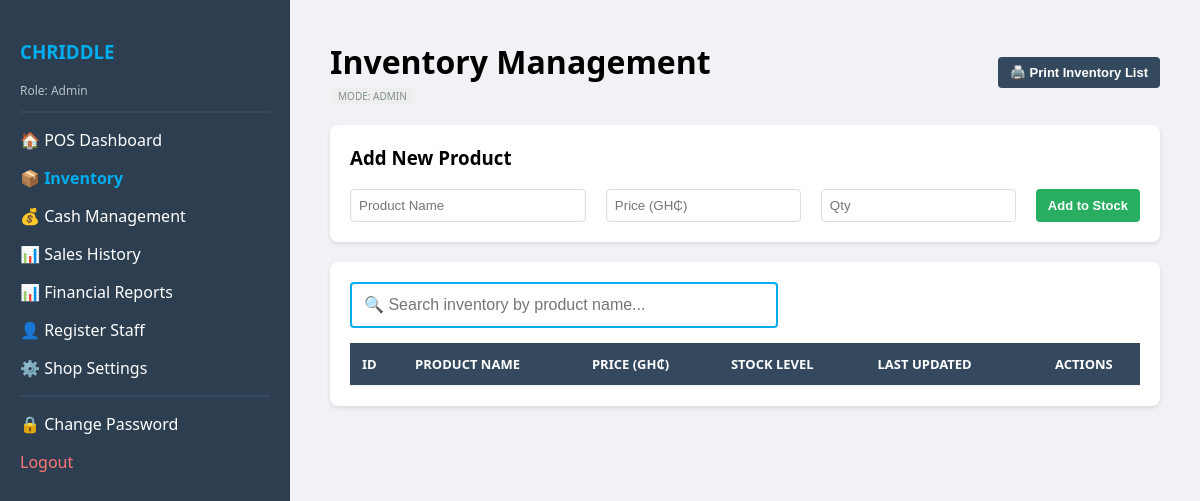
Before: /inventory (signed in) with the older database file.
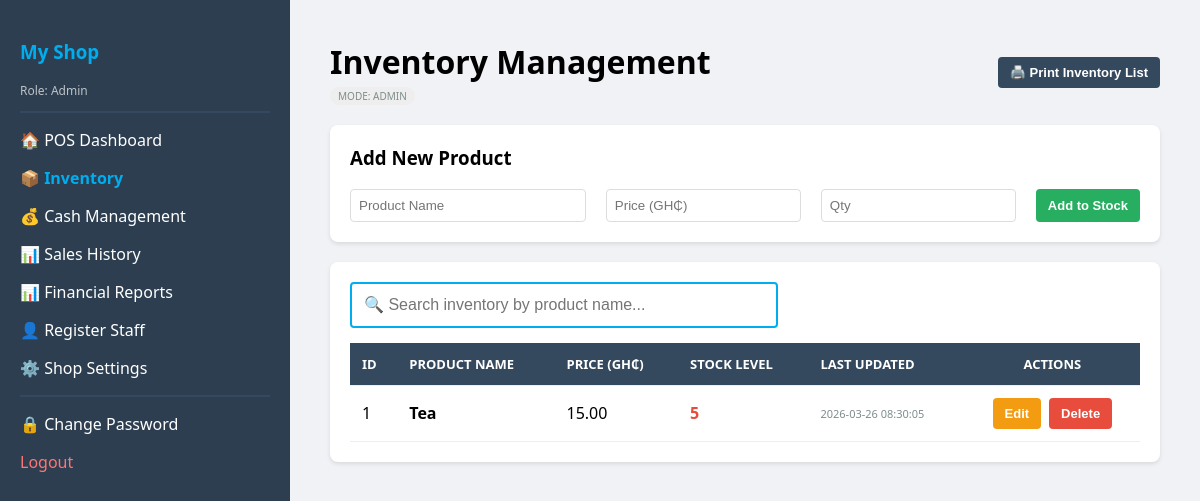
After: the same page with the newer database file.
### tables this page shows
CREATE TABLE shop_settings (
            id INTEGER PRIMARY KEY,
            shop_name TEXT,
            logo_path TEXT,
            tax_rate REAL DEFAULT 0.0,
            currency TEXT DEFAULT '$',
            delete_grace_period INTEGER DEFAULT 7,
            address TEXT,
            contact_number TEXT);

CREATE TABLE products (
            id INTEGER PRIMARY KEY AUTOINCREMENT, 
            name TEXT NOT NULL,
            category TEXT DEFAULT 'General', 
            sell_price REAL NOT NULL, 
            quantity INTEGER NOT NULL CHECK(quantity >= 0),
            is_active INTEGER DEFAULT 1,
            min_stock_level INTEGER DEFAULT 5,
            date_added DATETIME DEFAULT (strftime('%Y-%m-%d %H:%M:%S', 'now')));

### app.py (the view)
@app.route("/inventory")
@login_required
def inventory():
    db = get_db()
    products = db.execute("SELECT *, (quantity <= min_stock_level) as is_low FROM products").fetchall()
    total_val = sum(p['sell_price'] * p['quantity'] for p in products)
    return render_template("inventory.html", products=products, total_value=total_val)

### app.py (called while the page is built)
def get_db():
    if 'db' not in g:
        g.db = sqlite3.connect(DATABASE)
        g.db.row_factory = sqlite3.Row
        g.db.execute("PRAGMA foreign_keys = ON")
    return g.db

@app.teardown_appcontext
def close_connection(exception):
    db = g.pop('db', None)
    if db is not None:
        db.close()

def login_required(f):
    @wraps(f)
    def decorated_function(*args, **kwargs):
        if 'user' not in session:
            return redirect(url_for('login'))
        return f(*args, **kwargs)
    return decorated_function

@app.context_processor
def inject_shop():
    db = get_db()
    shop_data = db.execute("SELECT * FROM shop_settings WHERE id = 1").fetchone()
    return dict(shop=shop_data)

### templates/inventory.html (shortened to what the changed rows need)
<!DOCTYPE html>
<html>
<head>
</head>
<body>
    <div class="sidebar">
        <h3 style="color: #00AEEF;">{{ shop.shop_name }}</h3>
        <p style="font-size: 12px; color: #bdc3c7;">Role: {{ session['role'] }}</p>
        <hr style="border: 0.5px solid #34495e;">
        <a href="/dashboard" style="color:white; text-decoration: none;"><p>🏠 POS Dashboard</p></a>
        <p style="color: #00AEEF;"><strong>📦 Inventory</strong></p>
        {% if session['role'] == 'Admin' %}
            <a href="/cash" style="color:white; text-decoration: none;"><p>💰 Cash Management</p></a>
            <a href="/sales" style="color:white; text-decoration: none;"><p>📊 Sales History</p></a>
            <a href="/reports" style="color:white; text-decoration: none;"><p>📊 Financial Reports</p></a>
            <a href="/register" style="color:white; text-decoration: none;"><p>👤 Register Staff</p></a>
            <a href="/settings" style="color:white; text-decoration: none;"><p>⚙️ Shop Settings</p></a>
        {% endif %}
        <hr style="border: 0.5px solid #34495e;">
        <a href="/change_password" style="color:white; text-decoration: none;"><p>🔒 Change Password</p></a>
        <a href="/logout" style="color:#ff7675; text-decoration: none;">Logout</a>
    </div>
    <div class="main">
        <div style="display: flex; justify-content: space-between; align-items: center; margin-bottom: 20px;">
            <div>
                <h1 style="margin: 0;">Inventory Management</h1>
            </div>
        </div>
            {% if session['role'] == 'Admin' %}
        <div class="card">
            <h3 style="margin-top: 0;">Add New Product</h3>
            <form action="/add_product" method="POST" style="display: flex; flex-wrap: wrap; gap: 10px;">
                <input type="text" name="name" placeholder="Product Name" style="flex: 2;" required>
                <input type="number" step="0.01" name="price" placeholder="Price ({{ shop.currency }})" style="flex: 1;" required>
                <input type="number" name="quantity" placeholder="Qty" style="flex: 0.5;" required>
                <button type="submit" class="btn bg-green">Add to Stock</button>
            </form>
        </div>
        {% endif %}
        <div class="card">
            <table id="inventoryTable">
                <thead>
                    <tr>
                        <th>ID</th>
                        <th>Product Name</th>
                        <th>Price ({{ shop.currency }})</th>
                        <th>Stock Level</th>
                        <th>Last Updated</th>
                        {% if session['role'] == 'Admin' %}<th style="text-align: center;">Actions</th>{% endif %}
                    </tr>
                </thead>
                <tbody>
                    {% for product in products %}
                    <tr class="product-row">
                        <td>{{ product.id }}</td>
                        <td class="product-name"><strong>{{ product.name }}</strong></td>
                        <td>{{ "{:.2f}".format(product.sell_price) }}</td>
                        <td>
                            <span style="font-weight: bold; color: {{ '#e74c3c' if product.quantity <= 5 else '#2c3e50' }}">
                                {{ product.quantity }}
                            </span>
                        </td>
                        <td class="timestamp">{{ product.date_added }}</td>
                        {% if session['role'] == 'Admin' %}
                        <td>
                            <div style="display: flex; gap: 8px; justify-content: center;">
                                <button class="btn bg-orange" onclick="editProduct('{{ product.id }}', '{{ product.name }}', '{{ product.sell_price }}', '{{ product.quantity }}')">Edit</button>
                                <form action="/delete_product/{{ product.id }}" method="POST" onsubmit="return confirm('Are you sure? This cannot be undone.');">
                                    <button type="submit" class="btn bg-red">Delete</button>
                                </form>
                            </div>
                        </td>
                        {% endif %}
                    </tr>
                    {% endfor %}
                </tbody>
            </table>
        </div>
    </div>
</body>
</html>

Changed rows visible on the page:
changed shop_settings "GH₵": shop_name "CHRIDDLE" → "My Shop"
added products: id "1", name "Tea", sell_price "15.00", quantity "5", date_added "2026-03-26 08:30:05"
